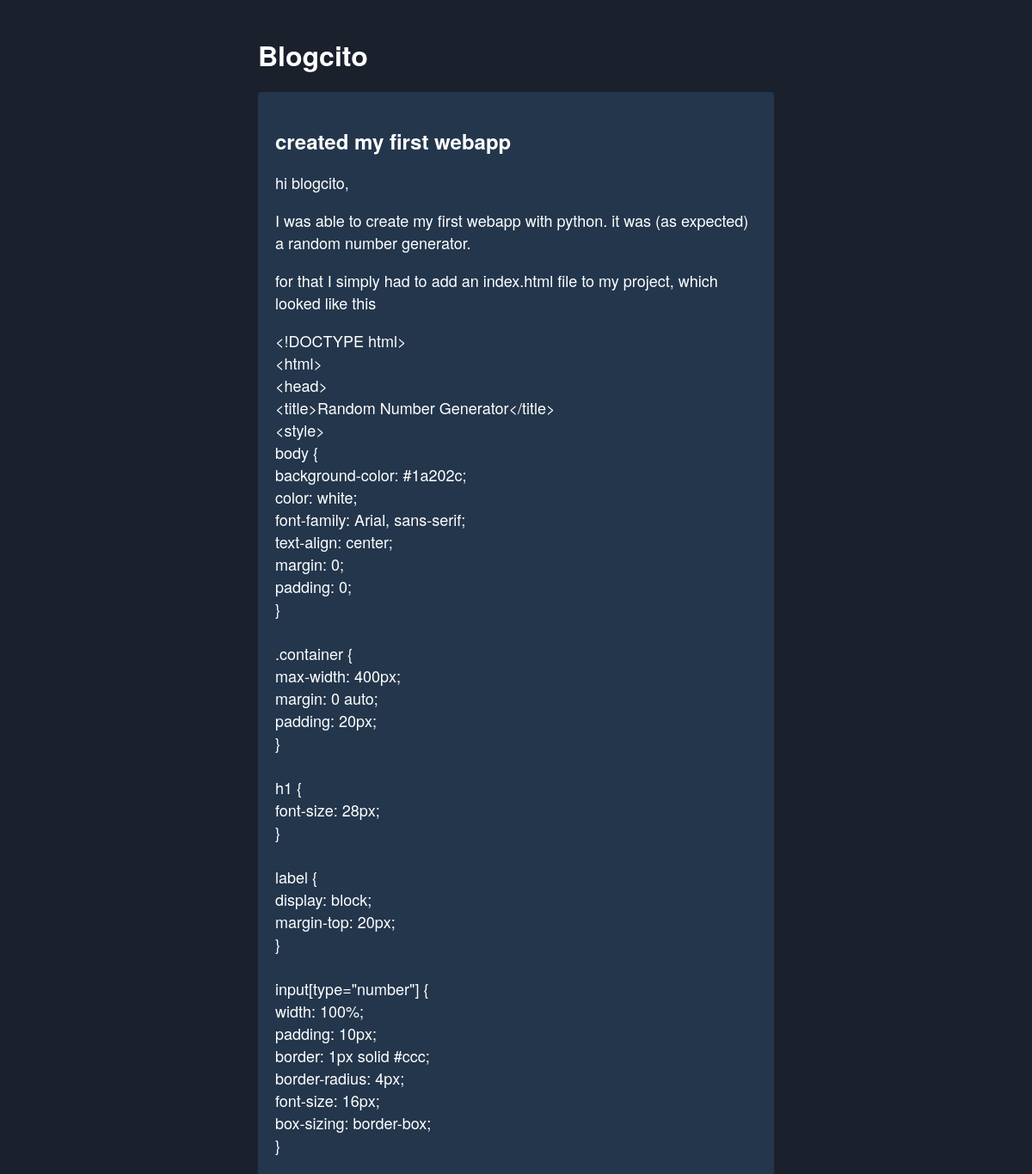
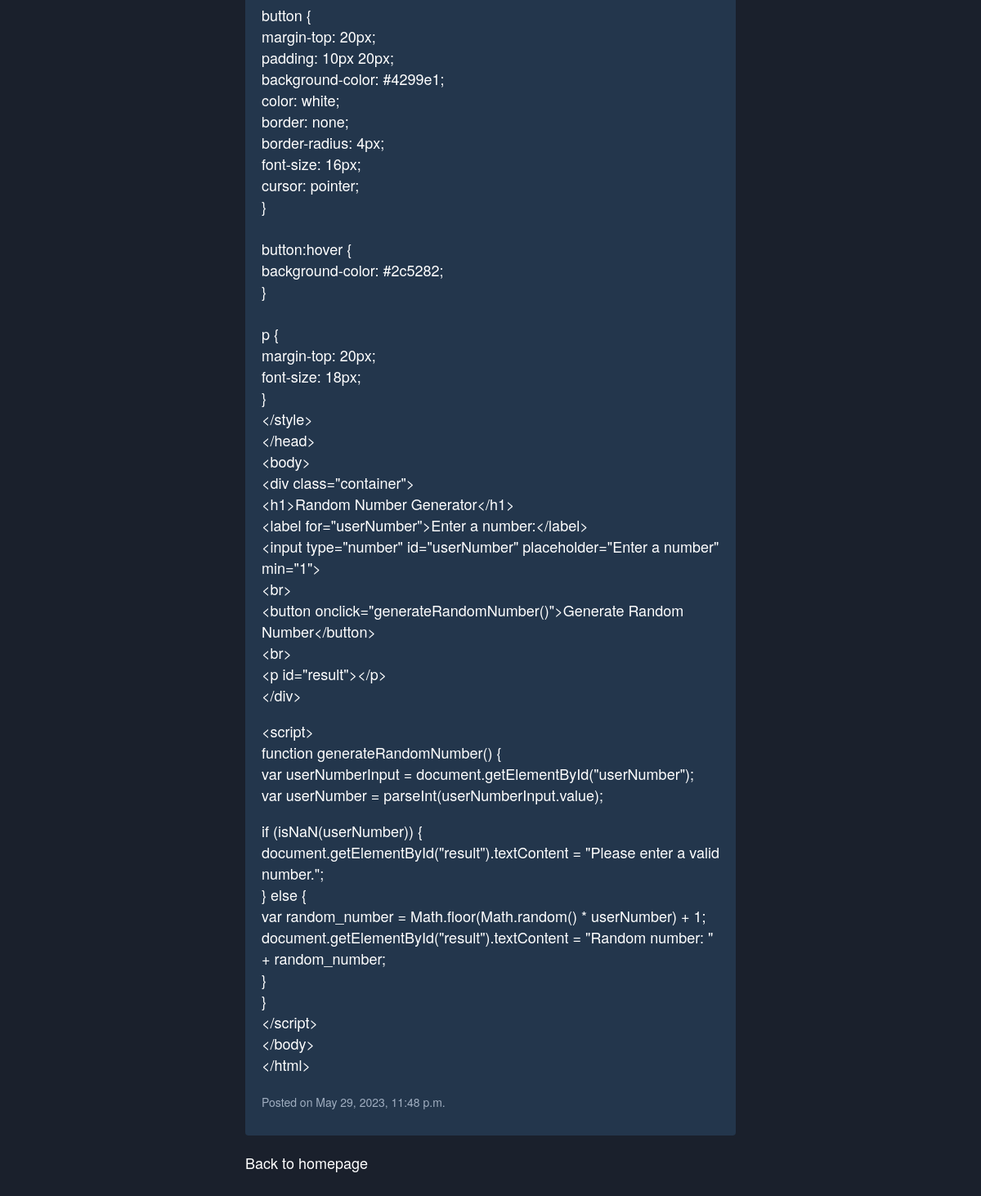
The page /post/10/ on the database its author committed (2 pictures, top to bottom).
### blog_application/models.py (models this page shows, shortened)
class BlogPost(models.Model):
    title = models.CharField(max_length=45)
    body = models.TextField()
    created_at = models.DateTimeField(auto_now_add=True)

### blog_application/views.py (the view)
# urls.py: path('post/<int:post_id>/', views.blogPost, name="post_detail"),
def blogPost(request, post_id):
    post = get_object_or_404(BlogPost, pk=post_id)
    return render(request, 'blog_post.html', {'post': post})

### blog_application/templates/blog_post.html (shortened to what this page needs)
<!DOCTYPE html>
<html>
<head>
</head>
<body>
    <div class="container">
        <h1>Blogcito</h1>
        <div class="post">
            <h2>{{ post.title }}</h2>
            <p>{{ post.body|linebreaks }}</p>
            <p><small>Posted on {{ post.created_at }}</small></p>
        </div>
        <p><a href="{% url 'blog_application:home' %}">Back to homepage</a></p>
    </div>
</body>
</html>

### blog_application/templates/blog_post.html (style rules this page uses)
body { background-color: #1a202c; color: white; font-family: "Helvetica Neue", "sans-serif"; margin: 0; padding: 0; }
.container { max-width: 600px; margin: 0 auto; padding: 20px; }
h1 { font-size: 32px; margin-bottom: 20px; }
.post { background-color: #23364c; padding: 20px; border-radius: 4px; margin-bottom: 20px; }
h2 { font-size: 24px; margin-bottom: 10px; }
p { font-size: 18px; margin-bottom: 10px; }
small { font-size: 14px; color: #a0aec0; }
a { color: #ffffff; text-decoration: none; }

### rows shown on the page
BlogPost: title "created my first webapp", body "hi blogcito, I was able to create my first webapp with python. it was (as expected) a random number generator. for that I simply had to add an index.html file to my project, which looked like this <!DOCTYPE html> <html> <head> <title>Random Number Generator</title> <style> body { background-color: #1a202c; color: white; font-family: Arial, sans-serif; text-align: center; margin: 0; padding: 0; } .container { max-width: 400px; margin: 0 auto; padding: 20px; } h1 { font-size: 28px; } label { display: block; margin-top: 20px; } input[type=\"number\"] { width: 100%; padding: 10px; border: 1px solid #ccc; border-radius: 4px; font-size: 16px; box-sizing: border-box; } button { margin-top: 20px;…", created_at "May 29, 2023, 11:48 p.m."
